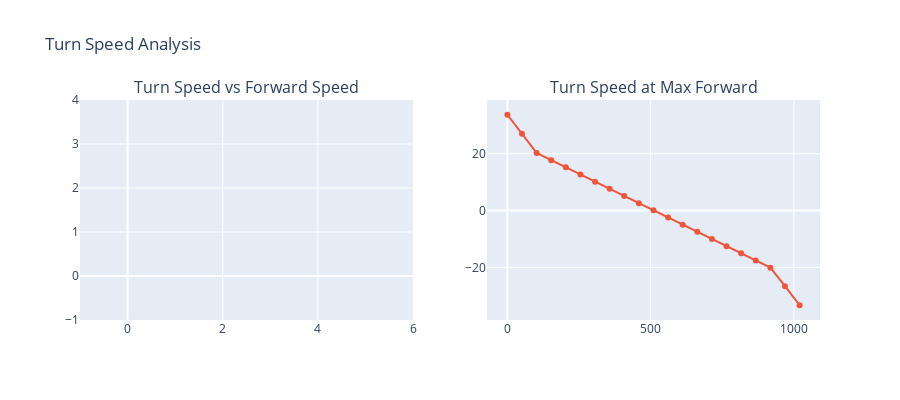

The notebook cell this image was saved under:
### Code cell
# Analysis: Show turn speed reduction at high forward speeds
# Filter data for center X position (no turn input)
center_x = 512  # Approximate center
center_data = df[df['x'] == center_x].copy()

# Filter data for maximum forward speed
max_y = df['y'].max()
max_forward_data = df[df['y'] == max_y].copy()

fig_analysis = make_subplots(
    rows=1, cols=2,
    subplot_titles=('Turn Speed vs Forward Speed', 'Turn Speed at Max Forward')
)

# Plot 1: Turn speed vs forward speed relationship
fig_analysis.add_trace(
    go.Scatter(x=center_data['forward_speed'], y=center_data['turn_speed'], 
               mode='markers', name='No Turn Input'),
    row=1, col=1
)

# Plot 2: Turn speed across X positions at max forward
fig_analysis.add_trace(
    go.Scatter(x=max_forward_data['x'], y=max_forward_data['turn_speed'], 
               mode='lines+markers', name='Max Forward Speed'),
    row=1, col=2
)

fig_analysis.update_layout(
    title='Turn Speed Analysis',
    height=400
)

fig_analysis.show()

print(f"Turn speed reduction at max forward: {max_forward_data['turn_speed'].abs().max():.1f}")
print(f"Expected reduction to 1/3: {100/3:.1f}")

### Figure 1 — Plotly figure (JSON) as saved in the notebook; plotly's stock layout.template omitted (floating-point values rounded to 4 significant figures)
{"data": [{"mode": "markers", "name": "No Turn Input", "type": "scatter", "x": [], "xaxis": "x", "y": [], "yaxis": "y"}, {"mode": "lines+markers", "name": "Max Forward Speed", "type": "scatter", "x": [0, 51, 102, 153, 204, 255, 306, 357, 408, 459, 510, 561, 612, 663, 714, 765, 816, 867, 918, 969, 1020], "xaxis": "x2", "y": [33.72, 27.0, 20.27, 17.73, 15.21, 12.68, 10.16, 7.64, 5.118, 2.596, 0.07417, -2.448, -4.97, -7.492, -10.01, -12.54, -15.06, -17.58, -20.1, -26.6, -33.33], "yaxis": "y2"}], "layout": {"annotations": [{"font": {"size": 16}, "showarrow": false, "text": "Turn Speed vs Forward Speed", "x": 0.225, "xanchor": "center", "xref": "paper", "y": 1, "yanchor": "bottom", "yref": "paper"}, {"font": {"size": 16}, "showarrow": false, "text": "Turn Speed at Max Forward", "x": 0.775, "xanchor": "center", "xref": "paper", "y": 1, "yanchor": "bottom", "yref": "paper"}], "height": 400, "title": {"text": "Turn Speed Analysis"}, "xaxis": {"anchor": "y", "domain": [0, 0.45]}, "xaxis2": {"anchor": "y2", "domain": [0.55, 1]}, "yaxis": {"anchor": "x", "domain": [0, 1]}, "yaxis2": {"anchor": "x2", "domain": [0, 1]}}}
